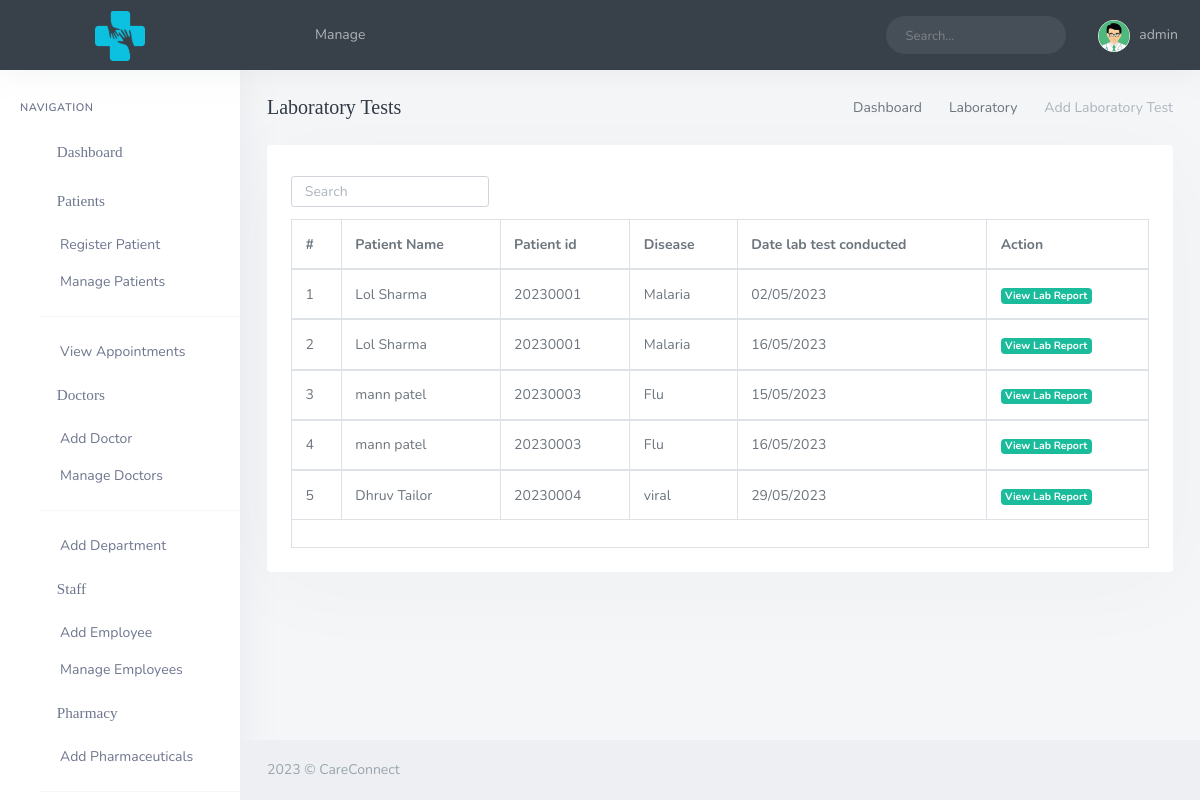
Screenshot of /admin/lab_reports.php (signed in) with the database file from the repository.
### tables this page shows
CREATE TABLE `tbl_labreport` (
  `lid` int(11) NOT NULL,
  `patientid` int(11) NOT NULL,
  `prescriptionid` int(11) NOT NULL,
  `test` varchar(5000) NOT NULL,
  `date` varchar(100) NOT NULL,
  `result` varchar(5000) NOT NULL,
  `fees` int(11) NOT NULL,
  `sid` int(11) NOT NULL
);

CREATE TABLE `tbl_patient` (
  `patientid` int(11) NOT NULL,
  `name` varchar(100) NOT NULL,
  `lname` varchar(50) NOT NULL,
  `email` varchar(100) NOT NULL,
  `password` varchar(100) NOT NULL,
  `gender` varchar(20) NOT NULL,
  `dob` date NOT NULL,
  `address` varchar(200) NOT NULL,
  `phone` varchar(20) NOT NULL,
  `bloodgroup` varchar(20) NOT NULL,
  `ptid` int(11) NOT NULL
);

CREATE TABLE `tbl_prescription` (
  `prescriptionid` int(11) NOT NULL,
  `doctorid` int(11) NOT NULL,
  `patientid` int(11) NOT NULL,
  `disease` varchar(100) NOT NULL,
  `description` varchar(5000) NOT NULL,
  `date` date NOT NULL
);

### admin/lab_reports.php (the view, shortened to what this page needs)
<?php
include('assets/inc/config.php');
?>
<!DOCTYPE html>
<html lang="en">
<?php include('assets/inc/head.php'); ?>
<body>
    <div id="wrapper">
        <?php include('assets/inc/nav.php'); ?>
        <?php include("assets/inc/sidebar.php"); ?>
        <div class="content-page">
            <div class="content">
                <div class="container-fluid">
                    <div class="row">
                        <div class="col-12">
                            <div class="page-title-box">
                                <div class="page-title-right">
                                    <ol class="breadcrumb m-0">
                                        <li class="breadcrumb-item"><a href="javascript: void(0);">Dashboard</a></li>
                                        <li class="breadcrumb-item"><a href="javascript: void(0);">Laboratory</a></li>
                                        <li class="breadcrumb-item active">Add Laboratory Test</li>
                                    </ol>
                                </div>
                                <h4 class="page-title">Laboratory Tests</h4>
                            </div>
                        </div>
                    </div>
                    <div class="row">
                        <div class="col-12">
                            <div class="card-box">
                                <div class="mb-2">
                                    <div class="row">
                                        <div class="col-12 text-sm-center form-inline">
                                            <div class="form-group">
                                                <input id="demo-foo-search" type="text" placeholder="Search" class="form-control form-control-sm" autocomplete="on">
                                            </div>
                                        </div>
                                    </div>
                                </div>
                                <div class="table-responsive">
                                    <table id="demo-foo-filtering" class="table table-bordered toggle-circle mb-0" data-page-size="7">
                                        <thead>
                                            <tr>
                                                <th>#</th>
                                                <th data-toggle="true">Patient Name</th>
                                                <th data-hide="phone">Patient id</th>
                                                <th data-hide="phone">Disease</th>
                                                <th data-hide="phone">Date lab test conducted</th>
                                                <th data-hide="phone">Action</th>
                                            </tr>
                                        </thead>
                                        <?php
                                        $sql1 = "SELECT p.patientid,p.ptid,p.name,p.lname,l.lid FROM tbl_patient p,tbl_labreport l where p.patientid=l.patientid";
                                        $result1 = mysqli_query($con, $sql1);
                                        $cnt = 1;
                                        while ($data = mysqli_fetch_array($result1)) {
                                            $patientid = $data['patientid'];
                                            $lid = $data['lid'];
                                        ?>
                                            <tbody>
                                                <tr>
                                                    <td><?php echo $cnt; ?></td>
                                                    <td><?php echo $data['name']; ?> <?php echo $data['lname']; ?></td>
                                                    <td><?php echo $patientid; ?></td>
                                                    <td><?php
                                                        $sql1 = "select disease from tbl_prescription where `patientid`='$patientid'";
                                                        $res1 = mysqli_query($con, $sql1);
                                                        if (mysqli_num_rows($res1)) {
                                                            while ($r = mysqli_fetch_assoc($res1)) {
                                                        ?>
                                                                <?php echo $r['disease']; ?>
                                                        <?php
                                                            }
                                                        }
                                                        ?></td>
                                                    <td> <?php
                                                            $sql1 = "select * from tbl_labreport where `patientid`='$patientid' and `lid`='$lid'";
                                                            $res1 = mysqli_query($con, $sql1);
                                                            if (mysqli_num_rows($res1)) {
                                                                while ($r = mysqli_fetch_assoc($res1)) {
                                                            ?>
                                                                <?php echo date("d/m/Y", strtotime($r['date'])); ?>
                                                        <?php
                                                                }
                                                            }
                                                        ?></td>
                                                    <td><a href="view_single_labreport.php?pid=<?php echo $data['patientid'] ?>&&lid=<?php echo $lid;?>" class="badge badge-success"><i class="mdi mdi-eye "></i> View Lab Report</a></td>
                                                </tr>
                                            </tbody>
                                        <?php $cnt = $cnt + 1;
                                        } ?>
                                        <tfoot>
                                            <tr class="active">
                                                <td colspan="8">
                                                </td>
                                            </tr>
                                        </tfoot>
                                    </table>
                                </div>
                            </div>
                        </div>
                    </div>
                </div>
            </div>
            <?php include('assets/inc/footer.php'); ?>
        </div>
    </div>
</body>
</html>

### admin/assets/inc/nav.php (shortened to what this page needs)
<?php
    $aid=$_SESSION['admin_id'];
    $ret="select * from admin where admin_id=?";
    $stmt= $mysqli->prepare($ret) ;
    $stmt->bind_param('i',$aid);
    $stmt->execute() ;
    $res=$stmt->get_result();
    while($row=$res->fetch_object())
    {
?>
    <div class="navbar-custom">
        <ul class="list-unstyled topnav-menu float-right mb-0">
            <li class="d-none d-sm-block">
                <form class="app-search">
                    <div class="app-search-box">
                        <div class="input-group">
                            <input type="text" class="form-control" placeholder="Search...">
                            <div class="input-group-append">
                                <button class="btn" type="submit">
                                </button>
                            </div>
                        </div>
                    </div>
                </form>
            </li>
            <li class="dropdown notification-list">
                <a class="nav-link dropdown-toggle nav-user mr-0 waves-effect waves-light" data-toggle="dropdown" href="#" role="button" aria-haspopup="false" aria-expanded="false">
                    <img src="assets/images/users/doc-icon.png" alt="dpic" class="rounded-circle">
                    <span class="pro-user-name ml-1">
                        <?php echo $row->uname;?><i class="mdi mdi-chevron-down"></i>
                    </span>
                </a>
            </li>
        </ul>
        <div class="logo-box">
            <a href="#" class="logo text-center">
                <span class="logo-lg">
                    <img src="assets/images/careconnect4.png" alt="" height="50">
                </span>
            </a>
        </div>
        <ul class="list-unstyled topnav-menu topnav-menu-left m-0">
            <li>
                <button class="button-menu-mobile waves-effect waves-light">
                </button>
            </li>
            <li class="dropdown d-none d-lg-block">
                <a class="nav-link dropdown-toggle waves-effect waves-light" data-toggle="dropdown" href="#" role="button" aria-haspopup="false" aria-expanded="false">
                    Manage
                </a>
            </li>
        </ul>
    </div>
<?php }?>

### rows the page displays
tbl_labreport: patientid.name "Lol", patientid.lname "Sharma", patientid.patientid "20230001", date "02/05/2023"
tbl_prescription: disease "Malaria"
tbl_labreport: patientid.name "Lol", patientid.lname "Sharma", patientid.patientid "20230001", date "16/05/2023"
tbl_labreport: patientid.name "mann", patientid.lname "patel", patientid.patientid "20230003", date "15/05/2023"
tbl_prescription: disease "Flu"
tbl_labreport: patientid.name "mann", patientid.lname "patel", patientid.patientid "20230003", date "16/05/2023"
tbl_labreport: patientid.name "Dhruv", patientid.lname "Tailor", patientid.patientid "20230004", date "29/05/2023"
tbl_prescription: disease "viral"

### other values shown
$row->uname "admin"
